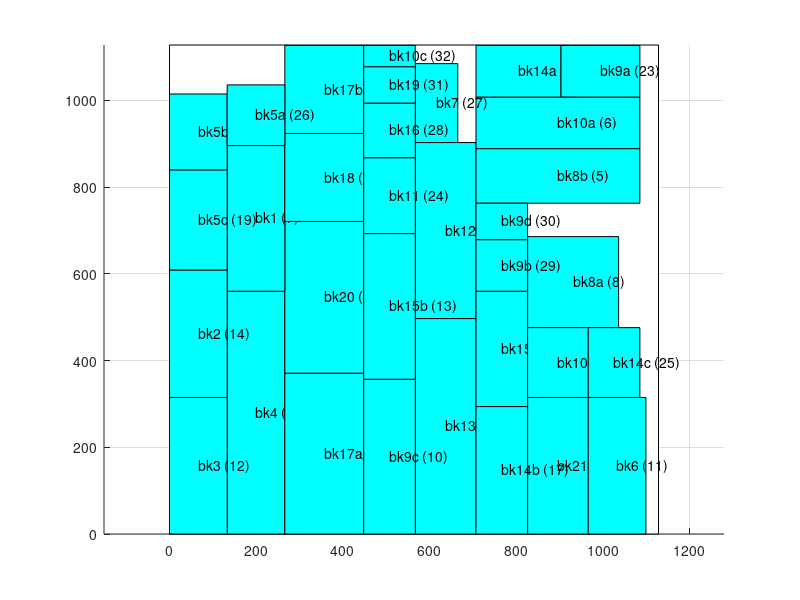

The MATLAB script that drew this image:
axis equal;
hold on;
grid on;
cap_x=[ 0 0 1128 1128 0 ];
cap_y=[ 0 1128 1128 0 0 ];
fill(cap_x,cap_y,'w');
block_x=[ 133 266 266 133 133 ];
block_y=[ 0 0 560 560 0 ];
fill(block_x,block_y,'c');
text(199,280,'bk4 (0)');
block_x=[ 567 707 707 567 567 ];
block_y=[ 0 0 497 497 0 ];
fill(block_x,block_y,'c');
text(637,248,'bk13 (1)');
block_x=[ 266 448 448 266 266 ];
block_y=[ 0 0 371 371 0 ];
fill(block_x,block_y,'c');
text(357,185,'bk17a (2)');
block_x=[ 266 448 448 266 266 ];
block_y=[ 371 371 721 721 371 ];
fill(block_x,block_y,'c');
text(357,546,'bk20 (3)');
block_x=[ 567 707 707 567 567 ];
block_y=[ 497 497 903 903 497 ];
fill(block_x,block_y,'c');
text(637,700,'bk12 (4)');
block_x=[ 707 1085 1085 707 707 ];
block_y=[ 763 763 889 889 763 ];
fill(block_x,block_y,'c');
text(896,826,'bk8b (5)');
block_x=[ 707 1085 1085 707 707 ];
block_y=[ 889 889 1008 1008 889 ];
fill(block_x,block_y,'c');
text(896,948,'bk10a (6)');
block_x=[ 133 266 266 133 133 ];
block_y=[ 560 560 896 896 560 ];
fill(block_x,block_y,'c');
text(199,728,'bk1 (7)');
block_x=[ 826 1036 1036 826 826 ];
block_y=[ 476 476 686 686 476 ];
fill(block_x,block_y,'c');
text(931,581,'bk8a (8)');
block_x=[ 826 966 966 826 826 ];
block_y=[ 0 0 315 315 0 ];
fill(block_x,block_y,'c');
text(896,157,'bk21 (9)');
block_x=[ 448 567 567 448 448 ];
block_y=[ 0 0 357 357 0 ];
fill(block_x,block_y,'c');
text(507,178,'bk9c (10)');
block_x=[ 966 1099 1099 966 966 ];
block_y=[ 0 0 315 315 0 ];
fill(block_x,block_y,'c');
text(1032,157,'bk6 (11)');
block_x=[ 0 133 133 0 0 ];
block_y=[ 0 0 315 315 0 ];
fill(block_x,block_y,'c');
text(66,157,'bk3 (12)');
block_x=[ 448 567 567 448 448 ];
block_y=[ 357 357 693 693 357 ];
fill(block_x,block_y,'c');
text(507,525,'bk15b (13)');
block_x=[ 0 133 133 0 0 ];
block_y=[ 315 315 609 609 315 ];
fill(block_x,block_y,'c');
text(66,462,'bk2 (14)');
block_x=[ 266 448 448 266 266 ];
block_y=[ 721 721 924 924 721 ];
fill(block_x,block_y,'c');
text(357,822,'bk18 (15)');
block_x=[ 266 448 448 266 266 ];
block_y=[ 924 924 1127 1127 924 ];
fill(block_x,block_y,'c');
text(357,1025,'bk17b (16)');
block_x=[ 707 826 826 707 707 ];
block_y=[ 0 0 294 294 0 ];
fill(block_x,block_y,'c');
text(766,147,'bk14b (17)');
block_x=[ 707 826 826 707 707 ];
block_y=[ 294 294 560 560 294 ];
fill(block_x,block_y,'c');
text(766,427,'bk15a (18)');
block_x=[ 0 133 133 0 0 ];
block_y=[ 609 609 840 840 609 ];
fill(block_x,block_y,'c');
text(66,724,'bk5c (19)');
block_x=[ 707 903 903 707 707 ];
block_y=[ 1008 1008 1127 1127 1008 ];
fill(block_x,block_y,'c');
text(805,1067,'bk14a (20)');
block_x=[ 0 133 133 0 0 ];
block_y=[ 840 840 1015 1015 840 ];
fill(block_x,block_y,'c');
text(66,927,'bk5b (21)');
block_x=[ 826 966 966 826 826 ];
block_y=[ 315 315 476 476 315 ];
fill(block_x,block_y,'c');
text(896,395,'bk10b (22)');
block_x=[ 903 1085 1085 903 903 ];
block_y=[ 1008 1008 1127 1127 1008 ];
fill(block_x,block_y,'c');
text(994,1067,'bk9a (23)');
block_x=[ 448 567 567 448 448 ];
block_y=[ 693 693 868 868 693 ];
fill(block_x,block_y,'c');
text(507,780,'bk11 (24)');
block_x=[ 966 1085 1085 966 966 ];
block_y=[ 315 315 476 476 315 ];
fill(block_x,block_y,'c');
text(1025,395,'bk14c (25)');
block_x=[ 133 266 266 133 133 ];
block_y=[ 896 896 1036 1036 896 ];
fill(block_x,block_y,'c');
text(199,966,'bk5a (26)');
block_x=[ 567 665 665 567 567 ];
block_y=[ 903 903 1085 1085 903 ];
fill(block_x,block_y,'c');
text(616,994,'bk7 (27)');
block_x=[ 448 567 567 448 448 ];
block_y=[ 868 868 994 994 868 ];
fill(block_x,block_y,'c');
text(507,931,'bk16 (28)');
block_x=[ 707 826 826 707 707 ];
block_y=[ 560 560 679 679 560 ];
fill(block_x,block_y,'c');
text(766,619,'bk9b (29)');
block_x=[ 707 826 826 707 707 ];
block_y=[ 679 679 763 763 679 ];
fill(block_x,block_y,'c');
text(766,721,'bk9d (30)');
block_x=[ 448 567 567 448 448 ];
block_y=[ 994 994 1078 1078 994 ];
fill(block_x,block_y,'c');
text(507,1036,'bk19 (31)');
block_x=[ 448 567 567 448 448 ];
block_y=[ 1078 1078 1127 1127 1078 ];
fill(block_x,block_y,'c');
text(507,1102,'bk10c (32)');
